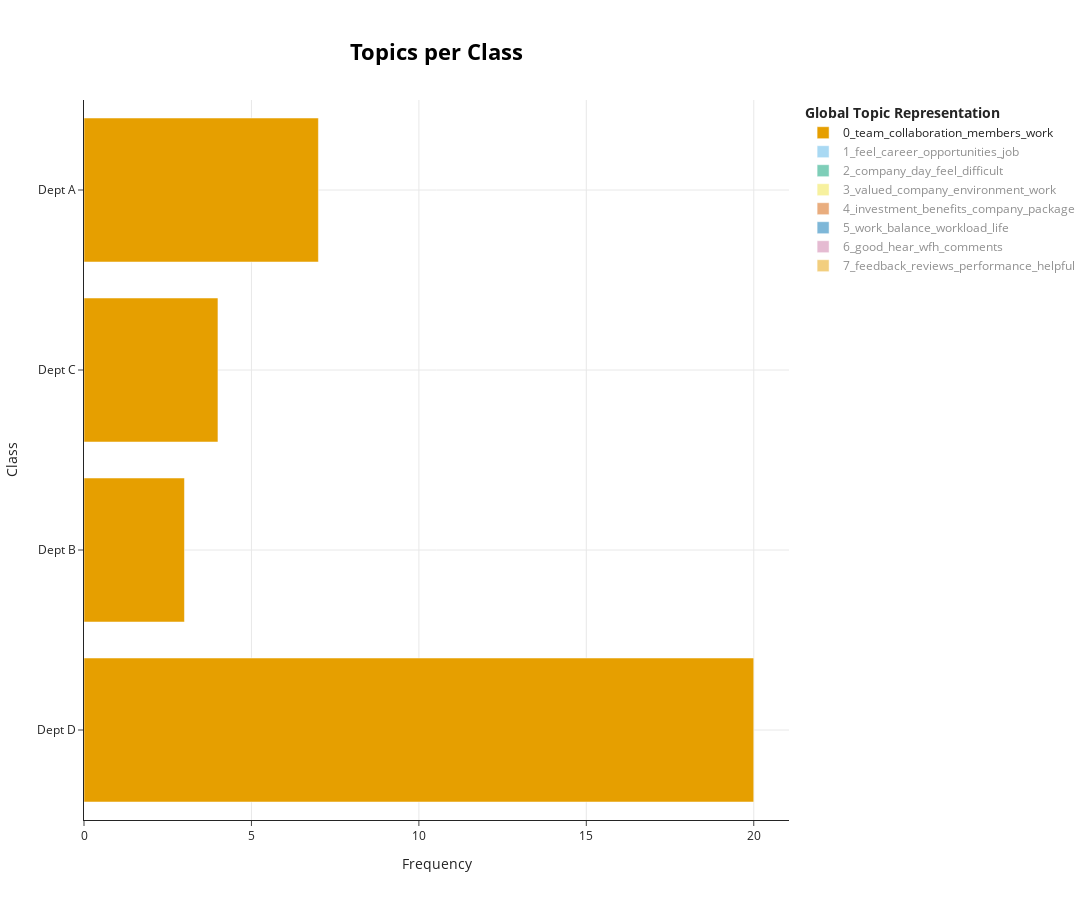

The notebook cell saved with this chart:
### Code cell
topics_per_class = topic_model.topics_per_class(docs, 
    classes=data.department)

topic_model.visualize_topics_per_class(topics_per_class, top_n_topics=10)

### Figure 1 — Plotly figure (JSON) as saved in the notebook; plotly's stock layout.template omitted (floating-point values rounded to 4 significant figures)
{"data": [{"hoverinfo": "text", "hovertext": ["<b>Topic 0</b><br>Words: team, members, collaboration, knowledge, shared", "<b>Topic 0</b><br>Words: sense, emphasis, culture, direction, goals", "<b>Topic 0</b><br>Words: having, unblock, collaborative, acknowledge, humility", "<b>Topic 0</b><br>Words: team, allowing, culture, share, work"], "marker": {"color": "#E69F00"}, "name": "0_team_collaboration_members_work", "orientation": "h", "type": "bar", "visible": true, "x": [20, 3, 4, 7], "y": ["Dept D", "Dept B", "Dept C", "Dept A"]}, {"hoverinfo": "text", "hovertext": ["<b>Topic 1</b><br>Words: job, help, focusing, mission, steady", "<b>Topic 1</b><br>Words: decisions, want, guidance, feel, employees", "<b>Topic 1</b><br>Words: feel, career, growth, plus, opportunities", "<b>Topic 1</b><br>Words: ve, responsibility, skills, development, professional"], "marker": {"color": "#56B4E9"}, "name": "1_feel_career_opportunities_job", "orientation": "h", "type": "bar", "visible": "legendonly", "x": [2, 1, 19, 3], "y": ["Dept D", "Dept B", "Dept C", "Dept A"]}, {"hoverinfo": "text", "hovertext": ["<b>Topic 2</b><br>Words: future, day, function, strategic, input", "<b>Topic 2</b><br>Words: deliverables, project, company, trust, check", "<b>Topic 2</b><br>Words: company, feel, day, difficult, lack", "<b>Topic 2</b><br>Words: leaders, day, giving, acknowledging, mistakes"], "marker": {"color": "#009E73"}, "name": "2_company_day_feel_difficult", "orientation": "h", "type": "bar", "visible": "legendonly", "x": [1, 1, 14, 6], "y": ["Dept D", "Dept B", "Dept C", "Dept A"]}, {"hoverinfo": "text", "hovertext": ["<b>Topic 3</b><br>Words: valued, inclusion, representation, diverse, diversity", "<b>Topic 3</b><br>Words: inclusive, door, created, policy, identity", "<b>Topic 3</b><br>Words: work, company, valued, recognition, underrepresented", "<b>Topic 3</b><br>Words: happy, value, meaningless, low, recognition"], "marker": {"color": "#F0E442"}, "name": "3_valued_company_environment_work", "orientation": "h", "type": "bar", "visible": "legendonly", "x": [3, 2, 11, 3], "y": ["Dept D", "Dept B", "Dept C", "Dept A"]}, {"hoverinfo": "text", "hovertext": ["<b>Topic 4</b><br>Words: like, investment, relook, genuine, pool", "<b>Topic 4</b><br>Words: investment, benefits, remote, technology, company", "<b>Topic 4</b><br>Words: benefits, package, investment, competitive, health"], "marker": {"color": "#D55E00"}, "name": "4_investment_benefits_company_package", "orientation": "h", "type": "bar", "visible": "legendonly", "x": [2, 7, 4], "y": ["Dept B", "Dept C", "Dept A"]}, {"hoverinfo": "text", "hovertext": ["<b>Topic 5</b><br>Words: work, workload, balance, life, apply", "<b>Topic 5</b><br>Words: workload, reduce, prioritise, drop, postpone", "<b>Topic 5</b><br>Words: balance, work, life, workload, just", "<b>Topic 5</b><br>Words: workload, work, balance, life, hours"], "marker": {"color": "#0072B2"}, "name": "5_work_balance_workload_life", "orientation": "h", "type": "bar", "visible": "legendonly", "x": [1, 1, 8, 2], "y": ["Dept D", "Dept B", "Dept C", "Dept A"]}, {"hoverinfo": "text", "hovertext": ["<b>Topic 6</b><br>Words: good, hear, comments, wfh, ", "<b>Topic 6</b><br>Words: hear, comments, good, wfh, ", "<b>Topic 6</b><br>Words: wfh, good, hear, comments, "], "marker": {"color": "#CC79A7"}, "name": "6_good_hear_wfh_comments", "orientation": "h", "type": "bar", "visible": "legendonly", "x": [3, 4, 5], "y": ["Dept B", "Dept C", "Dept A"]}, {"hoverinfo": "text", "hovertext": ["<b>Topic 7</b><br>Words: flows, criticism, feedback, seen, suggestions", "<b>Topic 7</b><br>Words: feedback, receive, helpful, reviews, performance", "<b>Topic 7</b><br>Words: feedback, reviews, performance, approach, helpful"], "marker": {"color": "#E69F00"}, "name": "7_feedback_reviews_performance_helpful", "orientation": "h", "type": "bar", "visible": "legendonly", "x": [1, 2, 4], "y": ["Dept D", "Dept C", "Dept A"]}], "layout": {"height": 900, "hoverlabel": {"bgcolor": "white", "font": {"family": "Rockwell", "size": 16}}, "legend": {"title": {"text": "<b>Global Topic Representation"}}, "title": {"font": {"color": "Black", "size": 22}, "text": "<b>Topics per Class</b>", "x": 0.4, "xanchor": "center", "y": 0.95, "yanchor": "top"}, "width": 1250, "xaxis": {"showgrid": true, "title": {"text": "Frequency"}}, "yaxis": {"showgrid": true, "title": {"text": "Class"}}}}
